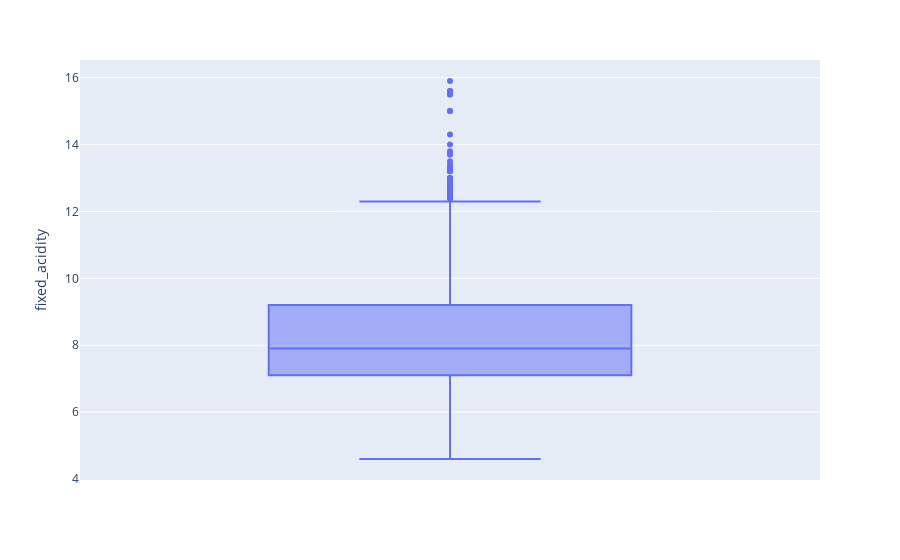
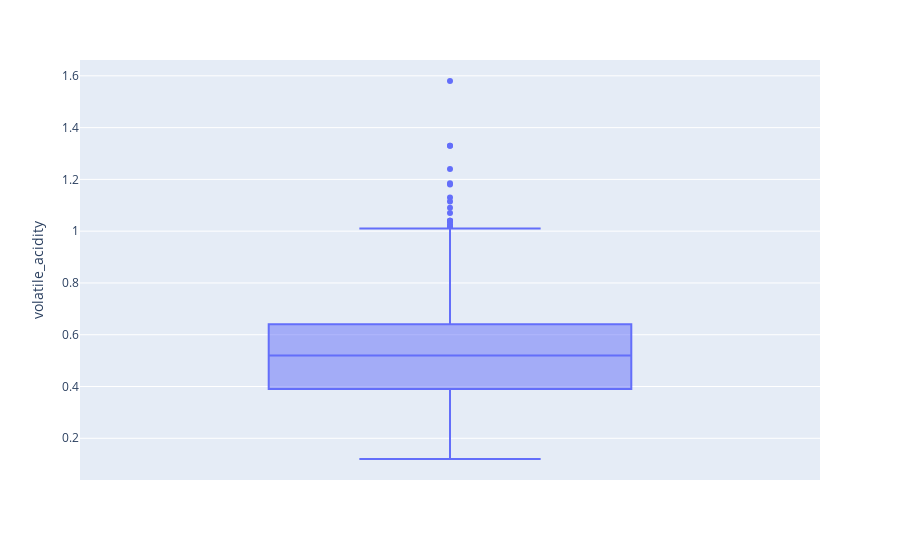
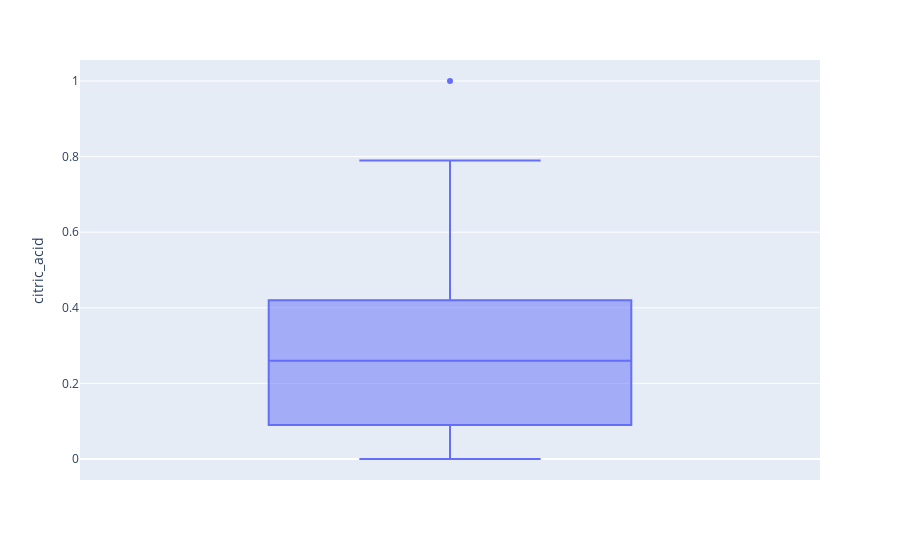
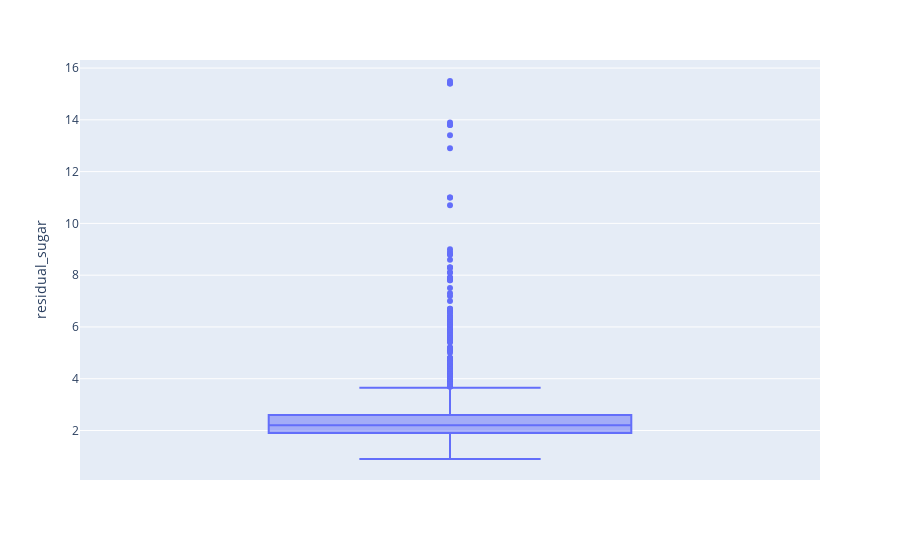

The code cell stored with these charts, in order, in its notebook:
### Markdown cell above
> Box plots are a powerful visualization tool that provide insights into the distribution of data and the presence of outliers. An outlier is a data point that lies significantly outside the overall pattern of the data. Box plots help us visualize the spread and central tendency of the data, making it easier to identify potential outliers.

### Code cell
boxplot_cols = ['fixed_acidity', 'volatile_acidity', 'citric_acid', 'residual_sugar',
       'chlorides', 'free_sulfur_dioxide', 'total_sulfur_dioxide', 'density',
       'pH', 'sulphates', 'alcohol', 'quality']

for cols in boxplot_cols:
    plt.figure(figsize=(10,8))
    tx =px.data.tips()
    fig5 = px.box(data,y=cols);
    fig5.show();

### Figure 1 — Plotly figure (JSON) as saved in the notebook; plotly's stock layout.template omitted (floating-point values rounded to 4 significant figures; data arrays with more than 128 entries replaced by an {"elided": "..."} marker saying what was removed)
{"data": [{"alignmentgroup": "True", "hovertemplate": "fixed_acidity=%{y}<extra></extra>", "legendgroup": "", "marker": {"color": "#636efa"}, "name": "", "notched": false, "offsetgroup": "", "orientation": "v", "showlegend": false, "type": "box", "x0": " ", "xaxis": "x", "y": {"elided": "1599 float values"}, "y0": " ", "yaxis": "y"}], "layout": {"boxmode": "group", "legend": {"tracegroupgap": 0}, "margin": {"t": 60}, "xaxis": {"anchor": "y", "domain": [0, 1]}, "yaxis": {"anchor": "x", "domain": [0, 1], "title": {"text": "fixed_acidity"}}}}

### Figure 2 — Plotly figure (JSON) as saved in the notebook; plotly's stock layout.template omitted (floating-point values rounded to 4 significant figures; data arrays with more than 128 entries replaced by an {"elided": "..."} marker saying what was removed)
{"data": [{"alignmentgroup": "True", "hovertemplate": "volatile_acidity=%{y}<extra></extra>", "legendgroup": "", "marker": {"color": "#636efa"}, "name": "", "notched": false, "offsetgroup": "", "orientation": "v", "showlegend": false, "type": "box", "x0": " ", "xaxis": "x", "y": {"elided": "1599 float values"}, "y0": " ", "yaxis": "y"}], "layout": {"boxmode": "group", "legend": {"tracegroupgap": 0}, "margin": {"t": 60}, "xaxis": {"anchor": "y", "domain": [0, 1]}, "yaxis": {"anchor": "x", "domain": [0, 1], "title": {"text": "volatile_acidity"}}}}

### Figure 3 — Plotly figure (JSON) as saved in the notebook; plotly's stock layout.template omitted (floating-point values rounded to 4 significant figures; data arrays with more than 128 entries replaced by an {"elided": "..."} marker saying what was removed)
{"data": [{"alignmentgroup": "True", "hovertemplate": "citric_acid=%{y}<extra></extra>", "legendgroup": "", "marker": {"color": "#636efa"}, "name": "", "notched": false, "offsetgroup": "", "orientation": "v", "showlegend": false, "type": "box", "x0": " ", "xaxis": "x", "y": {"elided": "1599 float values"}, "y0": " ", "yaxis": "y"}], "layout": {"boxmode": "group", "legend": {"tracegroupgap": 0}, "margin": {"t": 60}, "xaxis": {"anchor": "y", "domain": [0, 1]}, "yaxis": {"anchor": "x", "domain": [0, 1], "title": {"text": "citric_acid"}}}}

### Figure 4 — Plotly figure (JSON) as saved in the notebook; plotly's stock layout.template omitted (floating-point values rounded to 4 significant figures; data arrays with more than 128 entries replaced by an {"elided": "..."} marker saying what was removed)
{"data": [{"alignmentgroup": "True", "hovertemplate": "residual_sugar=%{y}<extra></extra>", "legendgroup": "", "marker": {"color": "#636efa"}, "name": "", "notched": false, "offsetgroup": "", "orientation": "v", "showlegend": false, "type": "box", "x0": " ", "xaxis": "x", "y": {"elided": "1599 float values"}, "y0": " ", "yaxis": "y"}], "layout": {"boxmode": "group", "legend": {"tracegroupgap": 0}, "margin": {"t": 60}, "xaxis": {"anchor": "y", "domain": [0, 1]}, "yaxis": {"anchor": "x", "domain": [0, 1], "title": {"text": "residual_sugar"}}}}
